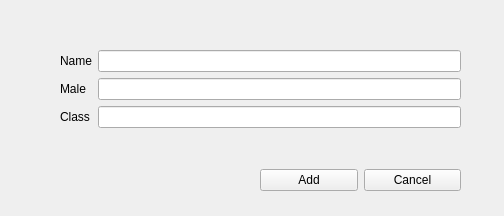
<?xml version="1.0" encoding="UTF-8"?>
<ui version="4.0">
 <class>Form</class>
 <widget class="QWidget" name="Form">
  <property name="geometry">
   <rect>
    <x>0</x>
    <y>0</y>
    <width>504</width>
    <height>216</height>
   </rect>
  </property>
  <property name="windowTitle">
   <string>Sqlite manager</string>
  </property>
  <widget class="QWidget" name="formLayoutWidget">
   <property name="geometry">
    <rect>
     <x>60</x>
     <y>50</y>
     <width>401</width>
     <height>101</height>
    </rect>
   </property>
   <layout class="QFormLayout" name="formLayout">
    <item row="0" column="0">
     <widget class="QLabel" name="label">
      <property name="text">
       <string>Name</string>
      </property>
     </widget>
    </item>
    <item row="0" column="1">
     <widget class="QLineEdit" name="lineEdit"/>
    </item>
    <item row="1" column="0">
     <widget class="QLabel" name="label_2">
      <property name="text">
       <string>Male</string>
      </property>
     </widget>
    </item>
    <item row="1" column="1">
     <widget class="QLineEdit" name="lineEdit_2"/>
    </item>
    <item row="2" column="0">
     <widget class="QLabel" name="label_3">
      <property name="text">
       <string>Class</string>
      </property>
     </widget>
    </item>
    <item row="2" column="1">
     <widget class="QLineEdit" name="lineEdit_3"/>
    </item>
   </layout>
  </widget>
  <widget class="QWidget" name="horizontalLayoutWidget">
   <property name="geometry">
    <rect>
     <x>260</x>
     <y>160</y>
     <width>201</width>
     <height>41</height>
    </rect>
   </property>
   <layout class="QHBoxLayout" name="horizontalLayout">
    <item>
     <widget class="QPushButton" name="pushButton_2">
      <property name="text">
       <string>Add</string>
      </property>
     </widget>
    </item>
    <item>
     <widget class="QPushButton" name="pushButton">
      <property name="text">
       <string>Cancel</string>
      </property>
     </widget>
    </item>
   </layout>
  </widget>
 </widget>
 <resources/>
 <connections>
  <connection>
   <sender>pushButton_2</sender>
   <signal>clicked()</signal>
   <receiver>lineEdit_3</receiver>
   <slot>clear()</slot>
   <hints>
    <hint type="sourcelabel">
     <x>291</x>
     <y>182</y>
    </hint>
    <hint type="destinationlabel">
     <x>269</x>
     <y>123</y>
    </hint>
   </hints>
  </connection>
  <connection>
   <sender>pushButton</sender>
   <signal>clicked()</signal>
   <receiver>Form</receiver>
   <slot>close()</slot>
   <hints>
    <hint type="sourcelabel">
     <x>411</x>
     <y>180</y>
    </hint>
    <hint type="destinationlabel">
     <x>251</x>
     <y>107</y>
    </hint>
   </hints>
  </connection>
 </connections>
</ui>
